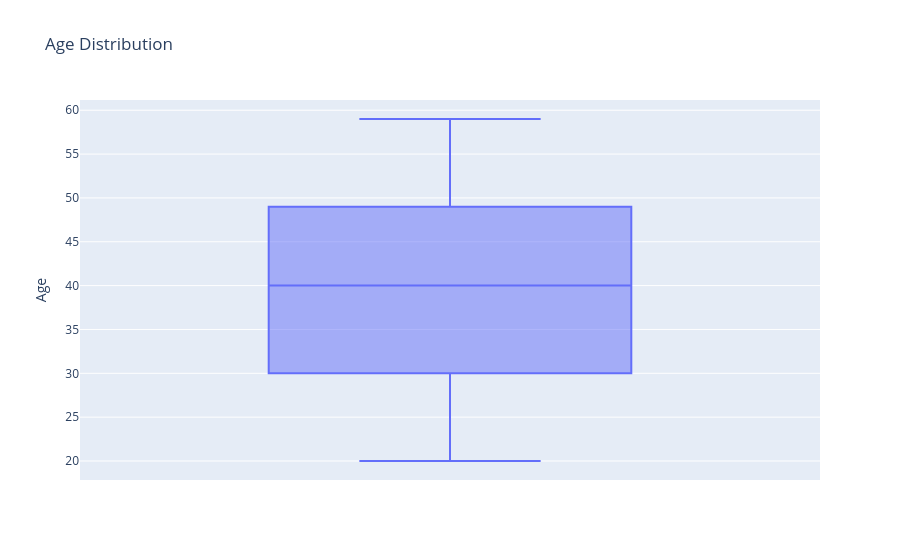
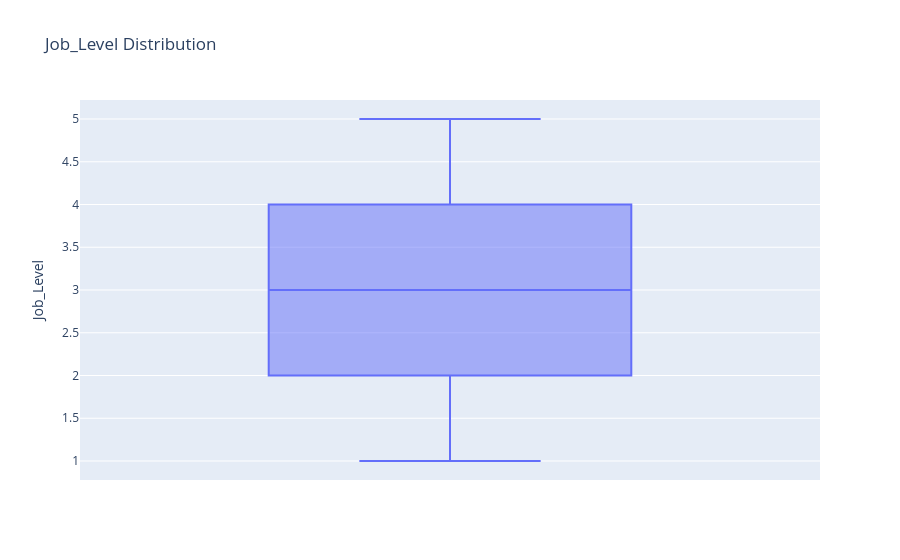
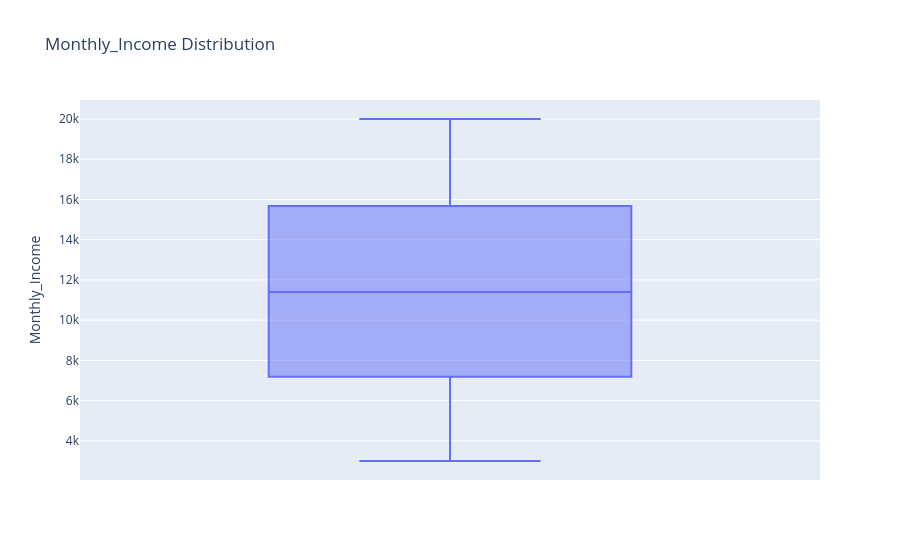
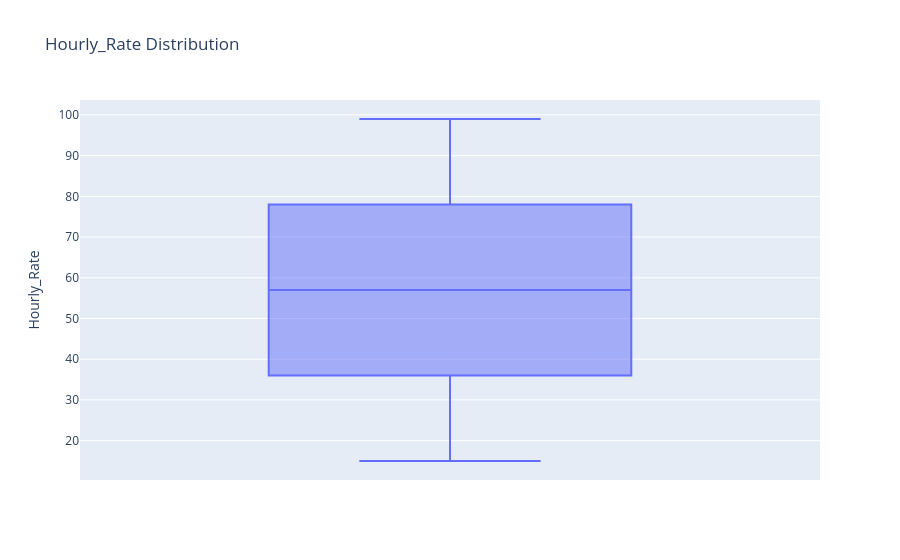

Write notebook code for charts like these, in order.
### Markdown cell above
- Numerical Features

### Code cell
for col in df.select_dtypes(include='number').columns.drop('Employee_ID'):
    fig = px.box(
        df,
        y=col,
        title=f"{col} Distribution"
    )
    fig.show()

### Figure 1 — Plotly figure (JSON) as saved in the notebook; plotly's stock layout.template omitted (floating-point values rounded to 4 significant figures; data arrays with more than 128 entries replaced by an {"elided": "..."} marker saying what was removed)
{"data": [{"alignmentgroup": "True", "hovertemplate": "Age=%{y}<extra></extra>", "legendgroup": "", "marker": {"color": "#636efa"}, "name": "", "notched": false, "offsetgroup": "", "orientation": "v", "showlegend": false, "type": "box", "x0": " ", "xaxis": "x", "y": {"elided": "10000 int values"}, "y0": " ", "yaxis": "y"}], "layout": {"boxmode": "group", "legend": {"tracegroupgap": 0}, "title": {"text": "Age Distribution"}, "xaxis": {"anchor": "y", "domain": [0, 1]}, "yaxis": {"anchor": "x", "domain": [0, 1], "title": {"text": "Age"}}}}

### Figure 2 — Plotly figure (JSON) as saved in the notebook; plotly's stock layout.template omitted (floating-point values rounded to 4 significant figures; data arrays with more than 128 entries replaced by an {"elided": "..."} marker saying what was removed)
{"data": [{"alignmentgroup": "True", "hovertemplate": "Job_Level=%{y}<extra></extra>", "legendgroup": "", "marker": {"color": "#636efa"}, "name": "", "notched": false, "offsetgroup": "", "orientation": "v", "showlegend": false, "type": "box", "x0": " ", "xaxis": "x", "y": {"elided": "10000 int values"}, "y0": " ", "yaxis": "y"}], "layout": {"boxmode": "group", "legend": {"tracegroupgap": 0}, "title": {"text": "Job_Level Distribution"}, "xaxis": {"anchor": "y", "domain": [0, 1]}, "yaxis": {"anchor": "x", "domain": [0, 1], "title": {"text": "Job_Level"}}}}

### Figure 3 — Plotly figure (JSON) as saved in the notebook; plotly's stock layout.template omitted (floating-point values rounded to 4 significant figures; data arrays with more than 128 entries replaced by an {"elided": "..."} marker saying what was removed)
{"data": [{"alignmentgroup": "True", "hovertemplate": "Monthly_Income=%{y}<extra></extra>", "legendgroup": "", "marker": {"color": "#636efa"}, "name": "", "notched": false, "offsetgroup": "", "orientation": "v", "showlegend": false, "type": "box", "x0": " ", "xaxis": "x", "y": {"elided": "10000 int values"}, "y0": " ", "yaxis": "y"}], "layout": {"boxmode": "group", "legend": {"tracegroupgap": 0}, "title": {"text": "Monthly_Income Distribution"}, "xaxis": {"anchor": "y", "domain": [0, 1]}, "yaxis": {"anchor": "x", "domain": [0, 1], "title": {"text": "Monthly_Income"}}}}

### Figure 4 — Plotly figure (JSON) as saved in the notebook; plotly's stock layout.template omitted (floating-point values rounded to 4 significant figures; data arrays with more than 128 entries replaced by an {"elided": "..."} marker saying what was removed)
{"data": [{"alignmentgroup": "True", "hovertemplate": "Hourly_Rate=%{y}<extra></extra>", "legendgroup": "", "marker": {"color": "#636efa"}, "name": "", "notched": false, "offsetgroup": "", "orientation": "v", "showlegend": false, "type": "box", "x0": " ", "xaxis": "x", "y": {"elided": "10000 int values"}, "y0": " ", "yaxis": "y"}], "layout": {"boxmode": "group", "legend": {"tracegroupgap": 0}, "title": {"text": "Hourly_Rate Distribution"}, "xaxis": {"anchor": "y", "domain": [0, 1]}, "yaxis": {"anchor": "x", "domain": [0, 1], "title": {"text": "Hourly_Rate"}}}}
